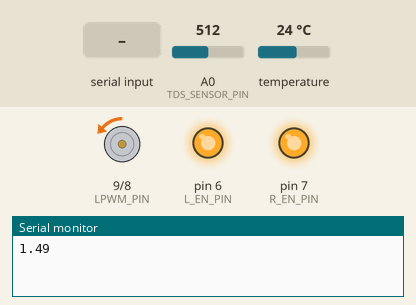
This sketch was run on a simulated Arduino Mega 2560, built with avr-gcc and run on an emulated ATmega2560. Parts: motor-driver pin pairs drawn as motors (green arrow = first pin HIGH = forward, orange = second pin HIGH = backward, longer = more drive), output pins drawn as LEDs (lit = HIGH), the last lines printed to the serial monitor. The inputs (shaded band) are chosen by the test bench; at power-on: temperature 24 °C, A0 (TDS_SENSOR_PIN) = 512.

Above: at 1.8 s.
1.9 s: "90,45\n" received over the second serial link
At 3.0 s:
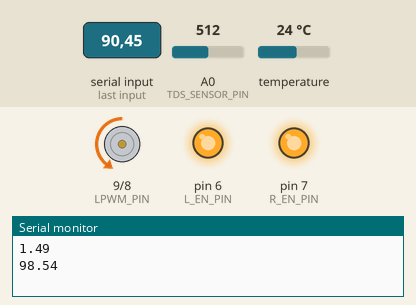
6.6 s: temperature set to 19 °C
9.8 s: temperature set to 41 °C
At 11.4 s:
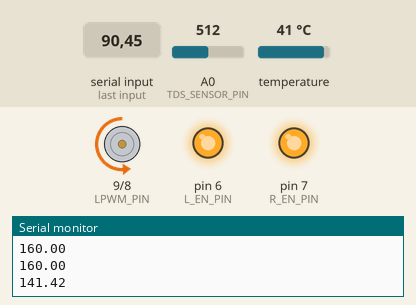
14.5 s: "30,150\n" received over the second serial link
At 15.5 s:
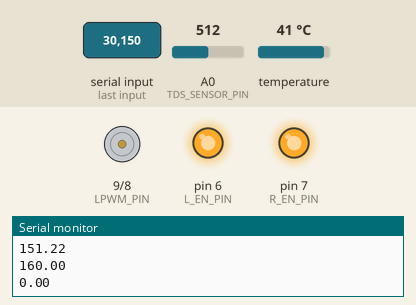
16.2 s: "200\n" received over the second serial link
At 18.4 s:
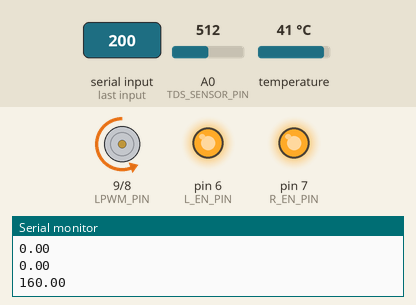
18.7 s: "5\n" received over the second serial link
At 20.6 s:
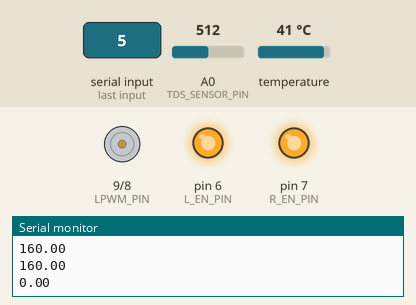
Timing chart, 0 to 22.1 s (numbered marks = the images above; inputs shaded):
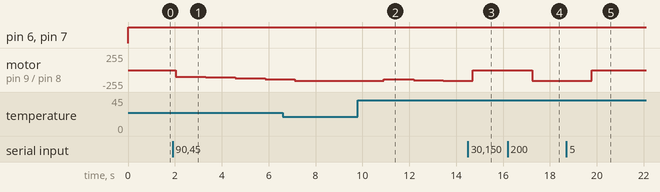

Measured:
- after the input at 1.9 s, motor on pin 9 (LPWM_PIN) / pin 8 (RPWM_PIN): backward 1/255 → backward 98/255 after 0.15 s, → backward 111/255 1.3 s later, → backward 124/255 1.3 s later, → backward 138/255 1.3 s later
- after the input at 9.8 s, motor on pin 9 (LPWM_PIN) / pin 8 (RPWM_PIN): backward 160/255 → backward 141/255 after 1.1 s, → backward 151/255 1.3 s later, → backward 160/255 1.3 s later
- after the input at 14.5 s, motor on pin 9 (LPWM_PIN) / pin 8 (RPWM_PIN): backward 160/255 → stopped after 0.22 s
- after the input at 16.2 s, motor on pin 9 (LPWM_PIN) / pin 8 (RPWM_PIN): stopped → backward 160/255 after 1.1 s
- after the input at 18.7 s, motor on pin 9 (LPWM_PIN) / pin 8 (RPWM_PIN): backward 160/255 → stopped after 1.1 s

The sketch:

Arduino_Mega_Code.ino
```cpp
#include <OneWire.h>
#include <DallasTemperature.h>

#define TDS_SENSOR_PIN A0
#define ONE_WIRE_BUS 2
#define CALIBRATION_VALUE 297
#define RPWM_PIN 8
#define LPWM_PIN 9
#define R_EN_PIN 7
#define L_EN_PIN 6

OneWire oneWire(ONE_WIRE_BUS);
DallasTemperature sensors(&oneWire);

String inputString = "";
boolean stringComplete = false;

float setpoint = 25.0; //implicit value [celsius degrees]
float u_de_k = 0;
float epsilon_de_k = 0;
float epsilon_de_k_minus_1 = 0;
float u_de_k_minus_1 = 0;

void setup() {
  Serial.begin(115200);
  Serial1.begin(115200);
  sensors.begin();
  pinMode(RPWM_PIN, OUTPUT);
  pinMode(LPWM_PIN, OUTPUT);
  pinMode(R_EN_PIN, OUTPUT);
  pinMode(L_EN_PIN, OUTPUT);
}

void loop() {
  digitalWrite(R_EN_PIN, HIGH);
  digitalWrite(L_EN_PIN, HIGH);
  sensors.requestTemperatures();

  while (Serial1.available()) {
    char inChar = (char)Serial1.read();
    inputString += inChar;
    if (inChar == '\n') {
      stringComplete = true;
    }
  }

  if (stringComplete) {
    inputString.trim();
    setpoint = inputString.toFloat();
    Serial1.println("OK");
    inputString = "";
    stringComplete = false;
  }

  float temperature = sensors.getTempCByIndex(0);

  // Implementation of the PI algorithm
  epsilon_de_k = setpoint - temperature;

  if (epsilon_de_k < 0) {
    u_de_k = epsilon_de_k * 1.49;
  } else {
    u_de_k = epsilon_de_k * 1.49 - epsilon_de_k_minus_1 * 1.29 + u_de_k_minus_1;
  }

  if (u_de_k > 160) u_de_k = 160;  // limit to avoid damaging the water heating element
  else if (u_de_k < 0) u_de_k = 0;

  Serial.println(u_de_k);
  Serial.println("\n");

  analogWrite(RPWM_PIN, u_de_k);

  epsilon_de_k_minus_1 = epsilon_de_k;
  u_de_k_minus_1 = u_de_k;

  int rawTDSValue = analogRead(TDS_SENSOR_PIN);
  float calibratedTDSValue = map(rawTDSValue, 0, CALIBRATION_VALUE, 0, 500);

  float temperaturePercentage = (temperature / setpoint) * 100;
  temperaturePercentage = constrain(temperaturePercentage, 0, 100);

  Serial1.print(temperature);
  Serial1.print(",");
  Serial1.print(calibratedTDSValue);
  Serial1.print(",");
  Serial1.print(temperaturePercentage);
  Serial1.print(",");
  Serial1.println(u_de_k);

  delay(500);
}
```
